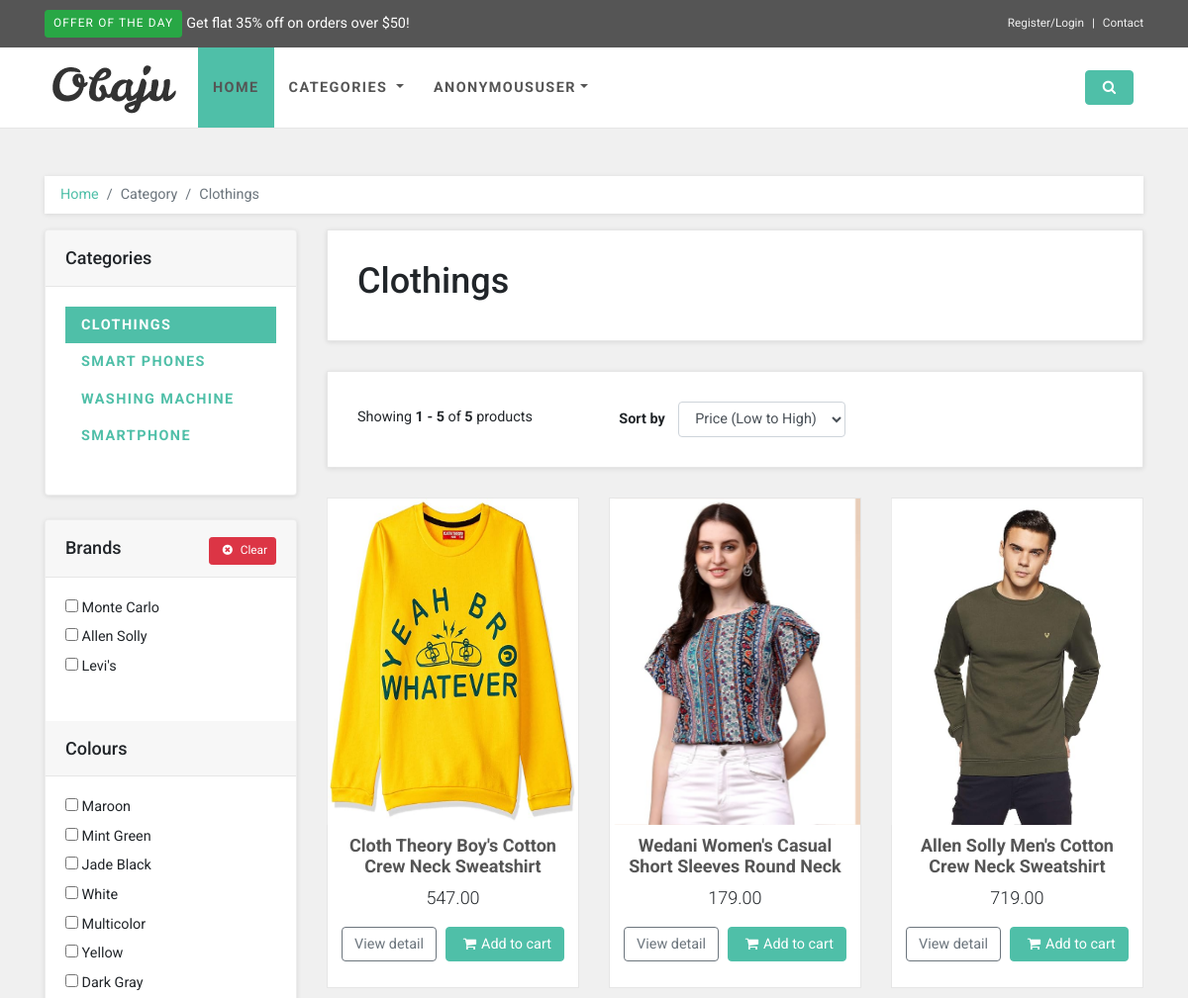
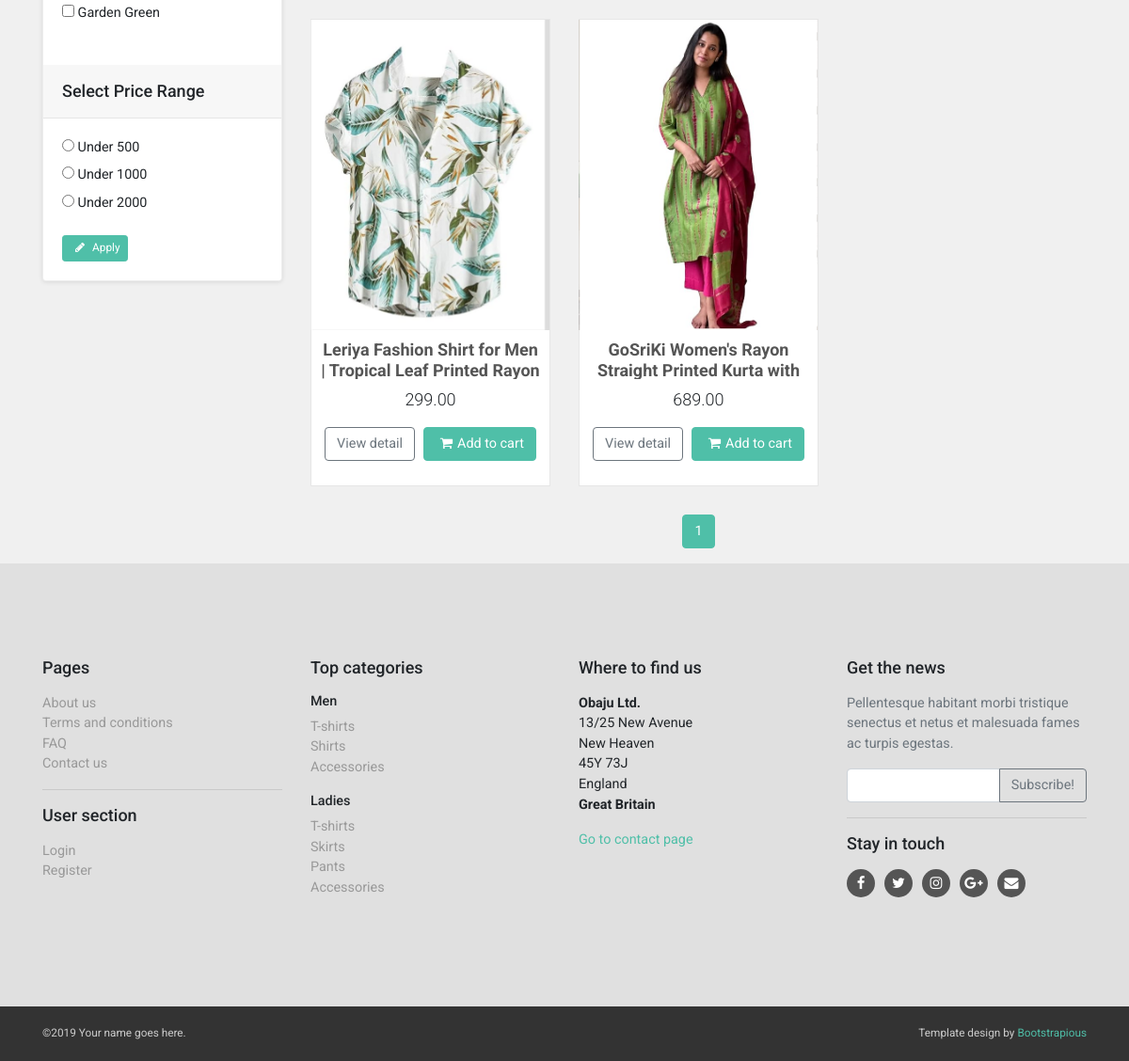
Page /product_category/9 on the committed database (2 pictures, top to bottom).
### product/models.py (models this page shows, shortened)
class ProductCategory(models.Model):
    category = models.CharField(max_length=255)
    def __str__(self) -> str:
        return self.category

class Brand(models.Model):
    brand_name = models.CharField(max_length=255)
    category = models.ForeignKey(ProductCategory, on_delete=models.SET_NULL, null=True, blank=True)

class Color(models.Model):
    color_name = models.CharField(max_length=255, primary_key=True)

class Product(models.Model):
    product_name = models.CharField(max_length=100)
    product_desc = models.CharField(max_length=600)
    category = models.ForeignKey(ProductCategory, on_delete=models.SET_NULL, null=True)
    brand = models.ForeignKey(Brand, on_delete=models.SET_NULL, null=True)
    color = models.ForeignKey(Color, on_delete=models.SET_NULL, null=True, blank=True)
    mdl = models.ForeignKey(Mdl, on_delete=models.CASCADE, null=True, blank=True)
    price = models.DecimalField(max_digits=10, decimal_places=2)
    user = models.ForeignKey(User, on_delete=models.CASCADE)
    stock_quantity = models.PositiveIntegerField()
    image1 = models.ImageField(upload_to = 'static/')
    image2 = models.ImageField(upload_to = 'static/')
    image3 = models.ImageField(upload_to = 'static/')
    image4 = models.ImageField(upload_to = 'static/', blank=True)
    image5 = models.ImageField(upload_to = 'static/', blank=True)

### product/views.py (the view)
# urls.py: path('product_category/<str:category>', views.product_categories),
def product_categories(request, category):
    selected_brand = request.GET.getlist('brandSelections')
    selected_color = request.GET.getlist('colorSelections')
    selected_range = request.GET.get('rangeSelections')
    if selected_brand != [] or selected_color != []:
        if selected_color == []:
            product_data = Product.objects.filter(Q(category=category) & Q(brand__in=selected_brand))
        elif selected_brand == []:
            product_data = Product.objects.filter(Q(category=category) & Q(color__in=selected_color))
        else:
            product_data = product_data = Product.objects.filter(category=category, brand__in=selected_brand, color__in=selected_color)
    else:
        product_data = Product.objects.filter(category=category)
    if selected_range:
        product_data=product_data.filter(price__lte=selected_range)
    p = Paginator(product_data, 6)
    page_number = request.GET.get('page')
    try:
        page_obj = p.get_page(page_number)
    except PageNotAnInteger:
        page_obj = p.page(1)
    except EmptyPage:
        page_obj = p.page(p.num_pages)
    context = {
        'product_data' : page_obj,
        'category' : ProductCategory.objects.all(),
        'brands' : Brand.objects.filter(category=category),
        'colors' : Color.objects.all(),
        'selected_category' : product_data[0].category
    }
    return render(request, 'product_template/category.html', context)

### product/templatetags/template_tags.py (called while the page is built)
@register.simple_tag(takes_context=True)
def query_transform(context, **kwargs):
    query = context['request'].GET.copy()
    for k, v in kwargs.items():
        query[k] = v
    global filters
    filters=MultiValueDict(query)
    return query.urlencode()

### templates/product_template/category.html (shortened to what this page needs)
{% extends '../base.html' %}
{% load template_tags %}
{% load static %}
{% block content %}
    <div id="all">
      <div id="content">
        <div class="container">
          <div class="row">
            <div class="col-lg-12">
              <nav aria-label="breadcrumb">
                <ol class="breadcrumb">
                  <li class="breadcrumb-item"><a href="/">Home</a></li>
                  <li aria-current="page" class="breadcrumb-item active">Category</li>
                  <li aria-current="page" class="breadcrumb-item active">{{selected_category}}</li>
                </ol>
              </nav>
            </div>
            <div class="col-lg-3">
              <div class="card sidebar-menu mb-4">
                <div class="card-header">
                  <h3 class="h4 card-title">Categories</h3>
                </div>
                <div class="card-body">
                  <ul class="nav nav-pills flex-column category-menu">
                        {% for data in category %}
                        {% if data == selected_category %}
                        <li><a href="/product_category/{{ data.id }}" class="nav-link active"> {{ data.category }}</a></li>
                        {% else %}
                        <li><a href="/product_category/{{ data.id }}" class="nav-link"> {{ data.category }}</a></li>
                        {% endif %}
                        {% endfor %}
                      </ul>
                </div>
              </div>
              <div class="card sidebar-menu mb-4">
                {% if brands %}
                <div class="card-header">
                  <h3 class="h4 card-title">Brands <a href="" class="btn btn-sm btn-danger pull-right"><i class="fa fa-times-circle"></i> Clear</a></h3>
                </div>
                <div class="card-body">
                  <form method="get" action="">
                    <div class="form-group">
                      {% for brand in brands %}
                      <div class="checkbox">
                        <label>
                          <input class="filterbrand" type="checkbox" name="brandSelections" value="{{brand.id}}"> {{ brand.brand_name }}
                        </label>
                      </div>
                      {% endfor %}
                    </div>
                </div>
                {% endif %}
                {% if colors %}
                <div class="card-header">
                  <h3 class="h4 card-title">Colours</h3>
                </div>
                <div class="card-body">
                    <div class="form-group">
                      {% for color in colors %}
                      <div class="checkbox">
                        <label>
                          <input class="filtercolor" type="checkbox" name="colorSelections" value="{{color.color_name}}"> {{ color.color_name }}
                        </label>
                      </div>
                      {% endfor %}
                    </div>
                </div>
                {% endif %}
                <div class="card-header">
                  <h3 class="h4 card-title">Select Price Range</h3>
                </div>
                <div class="card-body">
                    <div class="form-group">
                      <div class="radio">
                        <label>
                          <input type="radio" name="rangeSelections" value='500'> Under 500 </input>
                        </label>
                      </div>
                      <div class="radio">
                        <label>
                          <input type="radio" name="rangeSelections" value='1000'> Under 1000 </input>
                        </label>
                      </div>
                      <div class="radio">
                        <label>
                          <input type="radio" name="rangeSelections" value='2000'> Under 2000 </input>
                        </label>
                      </div>
                    </div>
                    <button id="applyBtn" class="btn btn-default btn-sm btn-primary"><i class="fa fa-pencil"></i> Apply</button>
                </div>
              </div>
            </div>
            <div class="col-lg-9">
              <div class="box">
                <h1>{{selected_category}}</h1>
              </div>
              <div class="box info-bar">
                <div class="row">
                  <div class="col-md-12 col-lg-4 products-showing">Showing <strong>{{ product_data.start_index }} - {{ product_data.end_index }}</strong> of <strong> {{ product_data.paginator.count }} </strong> products</div>
                  <div class="col-md-12 col-lg-7 products-number-sort">
                    <form class="form-inline d-block d-lg-flex justify-content-between flex-column flex-md-row">
                      <div class="products-sort-by mt-2 mt-lg-0"><strong>Sort by</strong>
                        <select name="sort-by" id="sorting-filter" class="form-control">
                          <option value="low-to-high">Price (Low to High)</option>
                        </select>
                      </div>
                    </form>
                  </div>
                </div>
              </div>
              <div class="row products">
                {% for data in product_data.object_list %}
                <div class="col-lg-4 col-md-6">
                  <div class="product">
                    <div class="flip-container">
                      <div class="flipper">
                        <div class="front"><a href="/product/{{data.id}}"><img src="../{{data.image1}}" alt="" class="img-fluid" style="height: 330px;"></a></div>
                        <div class="back"><a href="/product/{{data.id}}"><img src="../{{data.image2}}" alt="" class="img-fluid" style="height: 330px;"></a></div>
                      </div>
                    </div><a href="/product/{{data.id}}" class="invisible"><img src="../{{data.image1}}" alt="" class="img-fluid" style="height: 330px;"></a>
                    <div class="text">
                      <h3><a href="/product/{{data.id}}">{{ data.product_name }}</a></h3>
                      <p class="price">
                        <del></del> {{data.price}}
                      </p>
                      <p class="buttons">
                        <a href="/product/{{data.id}}"  class="btn btn-outline-secondary">View detail</a>
                        <a  class="btn btn-primary addCart" data-id="{{data.id}}"><i class="fa fa-shopping-cart"></i>Add to cart</a>
                      </p>
                    </div>
                  </div>
                </div>
                {% endfor %}
              </div>
              <div class="pages">
                <nav aria-label="Page navigation example" class="d-flex justify-content-center">
                  <ul class="pagination">
                    {% for x in product_data.paginator.page_range %}
                      {% if x == product_data.number %}
                      <li class="page-item active"><a href="?{% query_transform %}&page={{x}}" class="page-link"> {{x}} </a></li>
                      {% else %}
                      <li class="page-item"><a href="?{% query_transform %}&page={{x}}" class="page-link"> {{x}} </a></li>
                      {% endif %}
                    {% endfor %}
                  </ul>
                </nav>
              </div>
            </div>
          </div>
        </div>
      </div>
    </div>
{% endblock %}

### rows in the picture
ProductCategory: category "Clothings", category "CLOTHINGS"
ProductCategory: category "SMART PHONES"
ProductCategory: category "WASHING MACHINE"
ProductCategory: category "SMARTPHONE"
Brand: brand_name "Monte Carlo"
Brand: brand_name "Allen Solly"
Brand: brand_name "Levi's"
Color: color_name "Maroon"
Color: color_name "Mint Green"
Color: color_name "Jade Black"
Color: color_name "White"
Color: color_name "Multicolor"
Color: color_name "Yellow"
Color: color_name "Dark Gray"
Color: color_name "Garden Green"
Product: image1 (picture), product_name "Cloth Theory Boy's Cotton Crew Neck Sweatshirt", price "547.00"
Product: image1 (picture), product_name "Wedani Women's Casual Short Sleeves Round Neck…", price "179.00"
Product: image1 (picture), product_name "Allen Solly Men's Cotton Crew Neck Sweatshirt", price "719.00"
Product: image1 (picture), product_name "Leriya Fashion Shirt for Men | Tropical Leaf Printed Rayon…", price "299.00"
Product: image1 (picture), product_name "GoSriKi Women's Rayon Straight Printed Kurta with…", price "689.00"

### other values in the picture
{{ user }} "ANONYMOUSUSER"
{{ product_data.start_index }} "1"
{{ product_data.end_index }} "5"
{{ product_data.paginator.count }} "5"
{{ x }} "1"
